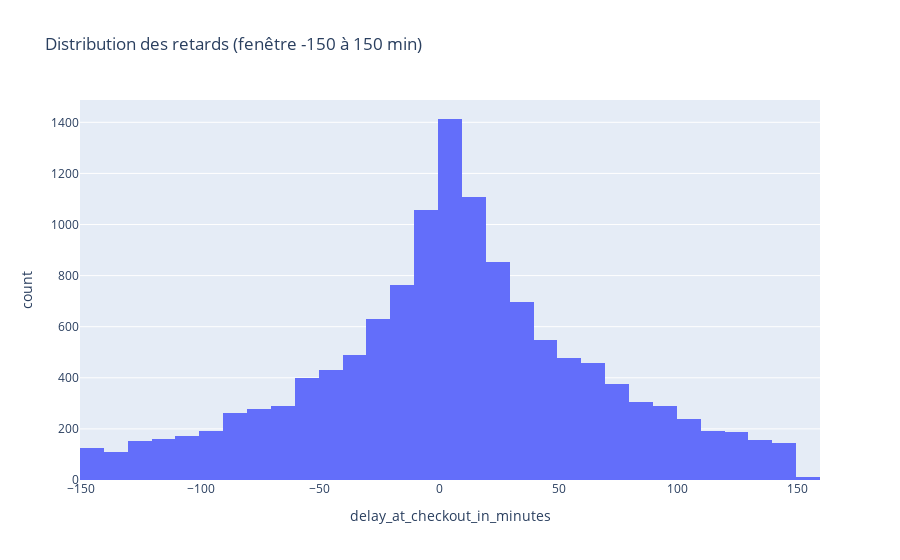

Notebook source saved alongside this figure:
### Markdown cell above
Environ 15 % des transactions sont annulées. La proportion d’annulations est légèrement plus élevée avec l’utilisation de Connect qu’avec le check-in mobile.
Une hypothèse est que l’absence d’échange humain dans la procédure Connect pourrait rendre l’annulation plus facile pour certains utilisateurs, mais cela mériterait une analyse complémentaire. Observons la distribution des méthodes de locations.

### Code cell
fig = px.histogram(
    df.query("delay_at_checkout_in_minutes >= -150 and delay_at_checkout_in_minutes <= 150"),
    x="delay_at_checkout_in_minutes",
    nbins=60,
    title="Distribution des retards (fenêtre -150 à 150 min)"
)

fig.show()

### Figure 1 — Plotly figure (JSON) as saved in the notebook; plotly's stock layout.template omitted (floating-point values rounded to 4 significant figures; data arrays with more than 128 entries replaced by an {"elided": "..."} marker saying what was removed)
{"data": [{"bingroup": "x", "hovertemplate": "delay_at_checkout_in_minutes=%{x}<br>count=%{y}<extra></extra>", "legendgroup": "", "marker": {"color": "#636efa", "pattern": {"shape": ""}}, "name": "", "nbinsx": 60, "orientation": "v", "showlegend": false, "type": "histogram", "x": {"elided": "12966 float values"}, "xaxis": "x", "yaxis": "y"}], "layout": {"barmode": "relative", "legend": {"tracegroupgap": 0}, "title": {"text": "Distribution des retards (fenêtre -150 à 150 min)"}, "xaxis": {"anchor": "y", "domain": [0, 1], "title": {"text": "delay_at_checkout_in_minutes"}}, "yaxis": {"anchor": "x", "domain": [0, 1], "title": {"text": "count"}}}}
